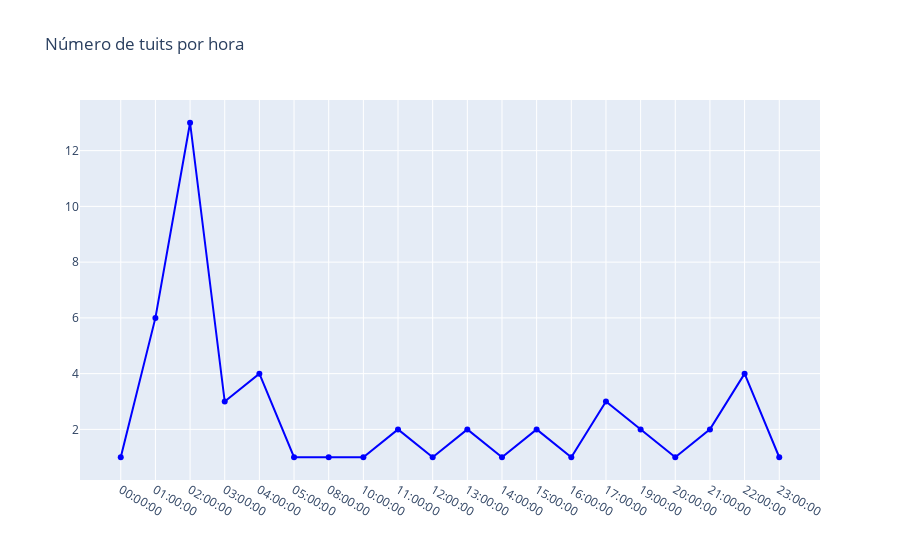

Write notebook code for a chart like this one.
### Markdown cell above
###  `[25 pts]` Punto 2: Hacer una visualización sobre esos tuits

### Code cell
trace = go.Scatter(x=temp.hora.values,
                   y=temp.cnt.values,
                   text=[f"Fecha: {f}<br>Tuits: {c}" for f,c in zip(temp.hora.values,temp.cnt.values)],
                   hoverinfo='text',
                   mode='lines+markers',
                   name='Horas',
                   line={'color': 'blue'})

layout = go.Layout(title="Número de tuits por hora")

fig = go.Figure(data=[trace], layout=layout)
iplot(fig)

### Figure 1 — Plotly figure (JSON) as saved in the notebook; plotly's stock layout.template omitted (floating-point values rounded to 4 significant figures)
{"data": [{"hoverinfo": "text", "line": {"color": "blue"}, "mode": "lines+markers", "name": "Horas", "text": ["Fecha: 00:00:00<br>Tuits: 1", "Fecha: 01:00:00<br>Tuits: 6", "Fecha: 02:00:00<br>Tuits: 13", "Fecha: 03:00:00<br>Tuits: 3", "Fecha: 04:00:00<br>Tuits: 4", "Fecha: 05:00:00<br>Tuits: 1", "Fecha: 08:00:00<br>Tuits: 1", "Fecha: 10:00:00<br>Tuits: 1", "Fecha: 11:00:00<br>Tuits: 2", "Fecha: 12:00:00<br>Tuits: 1", "Fecha: 13:00:00<br>Tuits: 2", "Fecha: 14:00:00<br>Tuits: 1", "Fecha: 15:00:00<br>Tuits: 2", "Fecha: 16:00:00<br>Tuits: 1", "Fecha: 17:00:00<br>Tuits: 3", "Fecha: 19:00:00<br>Tuits: 2", "Fecha: 20:00:00<br>Tuits: 1", "Fecha: 21:00:00<br>Tuits: 2", "Fecha: 22:00:00<br>Tuits: 4", "Fecha: 23:00:00<br>Tuits: 1"], "type": "scatter", "x": ["00:00:00", "01:00:00", "02:00:00", "03:00:00", "04:00:00", "05:00:00", "08:00:00", "10:00:00", "11:00:00", "12:00:00", "13:00:00", "14:00:00", "15:00:00", "16:00:00", "17:00:00", "19:00:00", "20:00:00", "21:00:00", "22:00:00", "23:00:00"], "y": [1, 6, 13, 3, 4, 1, 1, 1, 2, 1, 2, 1, 2, 1, 3, 2, 1, 2, 4, 1]}], "layout": {"title": {"text": "Número de tuits por hora"}}}
